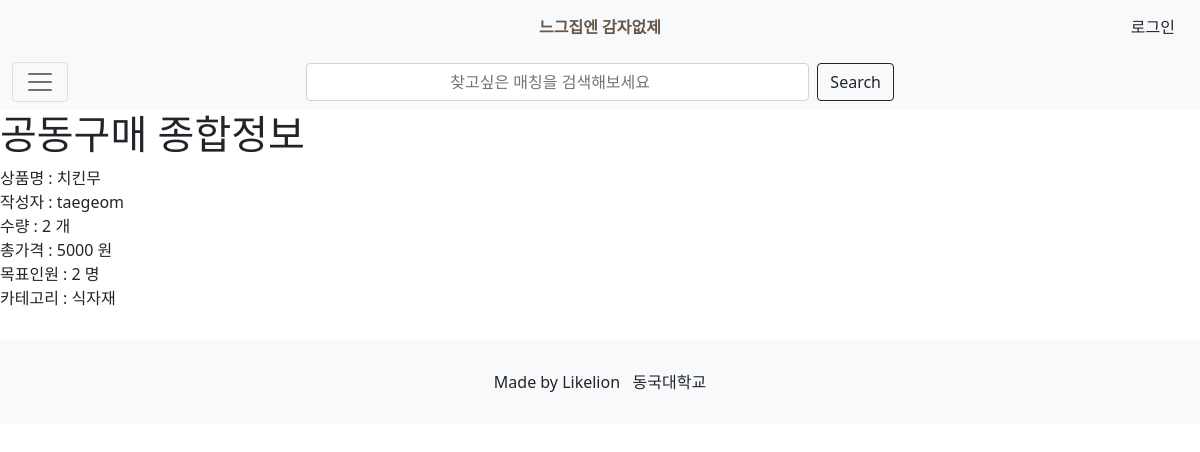
/posts/1, run on the app's committed database.
### posts/models.py (models this page shows, shortened)
class Post(models.Model):
    id=models.AutoField(primary_key=True)
    title = models.CharField(max_length=200)
    writer=models.ForeignKey(User,on_delete=models.CASCADE)
    quantity=models.IntegerField(default=0)
    price=models.IntegerField(default=0)
    people=models.IntegerField(default=0, null=True)
    category=models.CharField(max_length=20)

### posts/views.py (the view)
# urls.py: path("<str:id>",detail,name="detail"),
def detail(request,id):
    post = get_object_or_404(Post, pk=id)
    return render(request,'detail.html',{'post':post})

### posts/templates/detail.html (shortened to what this page needs)
{% extends 'base.html' %}
{% load static %}
{% block content %}
<h1> 공동구매 종합정보 </h1>
<div>
    상품명 : {{post.title}} <br>
    작성자 : {{post.writer}} <br>
    수량 : {{post.quantity}} 개 <br>
    총가격 : {{post.price}} 원 <br>
    목표인원 : {{post.people}} 명 <br>
    카테고리 : {{post.category}}
</div>
{% endblock %}

### purchase_mate/static/css/main.css (style rules this page uses)
* { margin:0; padding: 0; }

### data on the page
Post: title "치킨무", writer "taegeom", quantity "2", price "5000", people "2", category "식자재"
